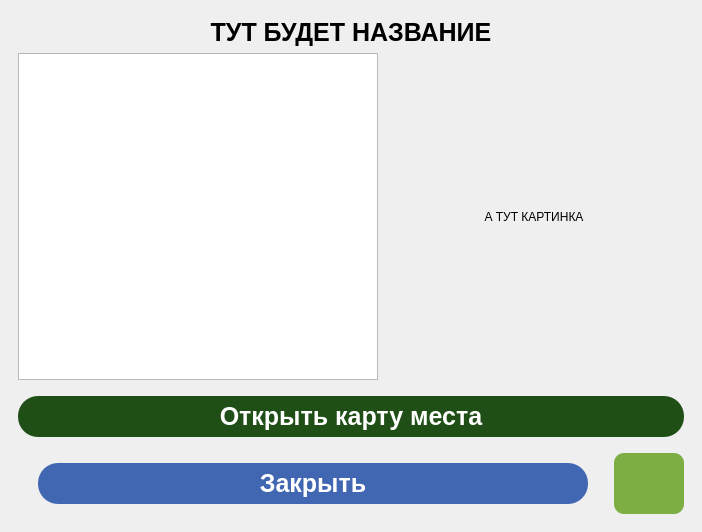
<?xml version="1.0" encoding="UTF-8"?>
<ui version="4.0">
 <class>MainWindow</class>
 <widget class="QMainWindow" name="MainWindow">
  <property name="geometry">
   <rect>
    <x>0</x>
    <y>0</y>
    <width>702</width>
    <height>532</height>
   </rect>
  </property>
  <property name="windowTitle">
   <string>Register</string>
  </property>
  <widget class="QWidget" name="centralwidget">
   <layout class="QGridLayout" name="gridLayout_2">
    <item row="0" column="0">
     <widget class="QWidget" name="widget" native="true">
      <layout class="QGridLayout" name="gridLayout">
       <item row="0" column="0">
        <widget class="QLabel" name="memory_name">
         <property name="styleSheet">
          <string notr="true">font:19pt;
font-family:&quot;Georgia&quot;;
font-weight: bold;</string>
         </property>
         <property name="text">
          <string>ТУТ БУДЕТ НАЗВАНИЕ</string>
         </property>
         <property name="alignment">
          <set>Qt::AlignCenter</set>
         </property>
        </widget>
       </item>
       <item row="1" column="0">
        <layout class="QVBoxLayout" name="verticalLayout">
         <item>
          <layout class="QHBoxLayout" name="horizontalLayout">
           <item>
            <widget class="QPlainTextEdit" name="memory_info">
             <property name="minimumSize">
              <size>
               <width>300</width>
               <height>200</height>
              </size>
             </property>
             <property name="maximumSize">
              <size>
               <width>700</width>
               <height>600</height>
              </size>
             </property>
             <property name="styleSheet">
              <string notr="true">font-family:&quot;Georgia&quot;;</string>
             </property>
             <property name="tabChangesFocus">
              <bool>false</bool>
             </property>
             <property name="readOnly">
              <bool>true</bool>
             </property>
             <property name="plainText">
              <string/>
             </property>
             <property name="placeholderText">
              <string>Информация:</string>
             </property>
            </widget>
           </item>
           <item>
            <widget class="QLabel" name="image_label">
             <property name="minimumSize">
              <size>
               <width>300</width>
               <height>300</height>
              </size>
             </property>
             <property name="styleSheet">
              <string notr="true">width:70%;</string>
             </property>
             <property name="text">
              <string>А ТУТ КАРТИНКА</string>
             </property>
             <property name="scaledContents">
              <bool>true</bool>
             </property>
             <property name="alignment">
              <set>Qt::AlignCenter</set>
             </property>
            </widget>
           </item>
          </layout>
         </item>
         <item>
          <widget class="QPushButton" name="open_map_btn">
           <property name="minimumSize">
            <size>
             <width>301</width>
             <height>61</height>
            </size>
           </property>
           <property name="styleSheet">
            <string notr="true">display: inline-block;
margin: 10px 0px;
border-radius: 20px;
background-color: #1f4f16;
background-position: 100% 0;
font:19pt;
font-family:&quot;Georgia&quot;;
font-weight: bold;
color: white;
box-shadow: 0 16px 32px 0 rgba(0, 40, 120, .35);
transition: .5s;</string>
           </property>
           <property name="text">
            <string>Открыть карту места</string>
           </property>
           <property name="icon">
            <iconset>
             <normaloff>../icons/map.png</normaloff>../icons/map.png</iconset>
           </property>
           <property name="iconSize">
            <size>
             <width>24</width>
             <height>24</height>
            </size>
           </property>
          </widget>
         </item>
        </layout>
       </item>
       <item row="2" column="0">
        <layout class="QHBoxLayout" name="horizontalLayout_2">
         <item>
          <widget class="QPushButton" name="close_btn">
           <property name="minimumSize">
            <size>
             <width>301</width>
             <height>61</height>
            </size>
           </property>
           <property name="styleSheet">
            <string notr="true">display: inline-block;
margin: 10px;
margin-left:20px;
margin-right:20px;
border-radius: 20px;
background-color: #4267B2;
background-position: 100% 0;
font:19pt;
font-family:&quot;Georgia&quot;;
font-weight: bold;
color: white;
box-shadow: 0 16px 32px 0 rgba(0, 40, 120, .35);
transition: .5s;</string>
           </property>
           <property name="text">
            <string>Закрыть</string>
           </property>
          </widget>
         </item>
         <item>
          <widget class="QPushButton" name="pushButton">
           <property name="maximumSize">
            <size>
             <width>70</width>
             <height>150</height>
            </size>
           </property>
           <property name="styleSheet">
            <string notr="true">display: inline-block;
border-radius: 10px;
background-color: #7cae43;
background-position: 100% 0;
font:19pt;
font-family:&quot;Georgia&quot;;
font-weight: bold;
color: white;
box-shadow: 0 16px 32px 0 rgba(0, 40, 120, .35);
transition: .5s;</string>
           </property>
           <property name="text">
            <string/>
           </property>
           <property name="icon">
            <iconset>
             <normaloff>../icons/save-file.png</normaloff>../icons/save-file.png</iconset>
           </property>
           <property name="iconSize">
            <size>
             <width>40</width>
             <height>40</height>
            </size>
           </property>
          </widget>
         </item>
        </layout>
       </item>
      </layout>
     </widget>
    </item>
   </layout>
  </widget>
 </widget>
 <resources/>
 <connections>
  <connection>
   <sender>close_btn</sender>
   <signal>clicked()</signal>
   <receiver>MainWindow</receiver>
   <slot>close()</slot>
   <hints>
    <hint type="sourcelabel">
     <x>311</x>
     <y>498</y>
    </hint>
    <hint type="destinationlabel">
     <x>9</x>
     <y>525</y>
    </hint>
   </hints>
  </connection>
 </connections>
</ui>
